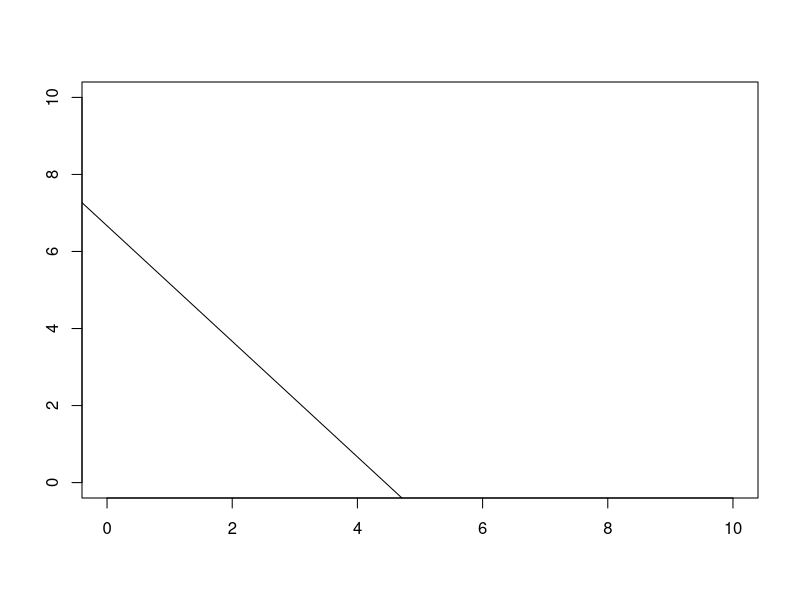

Recreate this plot in R.

x=1
y<-2


x+y
print(x+y)

x %% 2
x!=2 


vec1<-c(1,2,3)
vec2<-c(6,7,8)

for(i in 1:10){
  print(i)
}

if(x>2){
  print("x is greater than 2")
}else if(x ==2){
  print( "x equals")
}else{
  print("wubba lubba  dub dub")
}

timesTwo<-function(x){
  return(x*2)
}

data=data.frame(x=c(1,2,3),y=c(5,4,2))
data[1,]
colnames(data)
dim(data)

apply(data,2,timesTwo)

obj=list(var1=c("justin ","thong"),var2= c("ian","lim"))
paste(c("justin","thong"),"2")

mod<-lm(y~x,data)
plot(1, type="n", xlab="", ylab="", xlim=c(0, 10), ylim=c(0, 10))
abline(mod)







       
